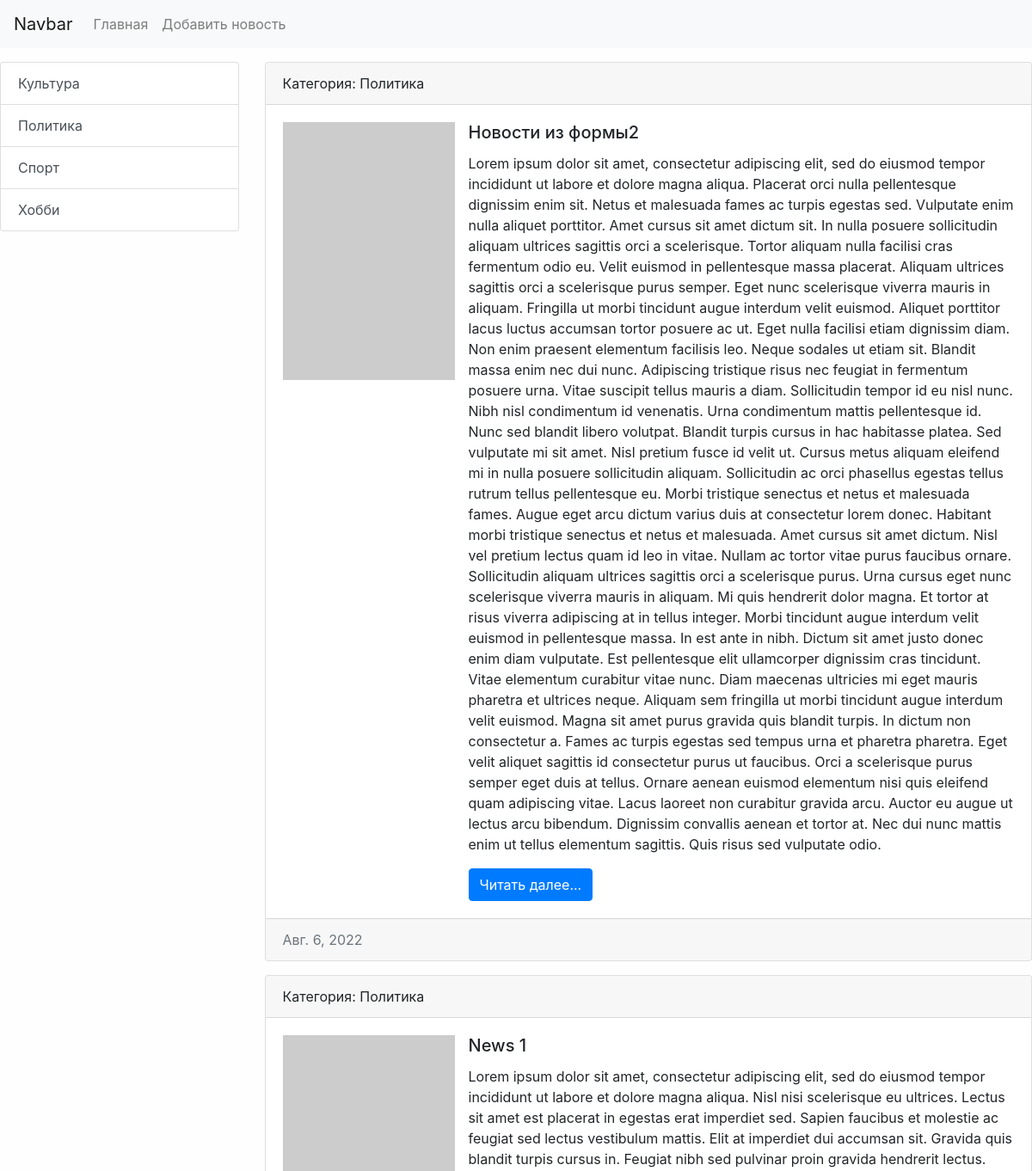
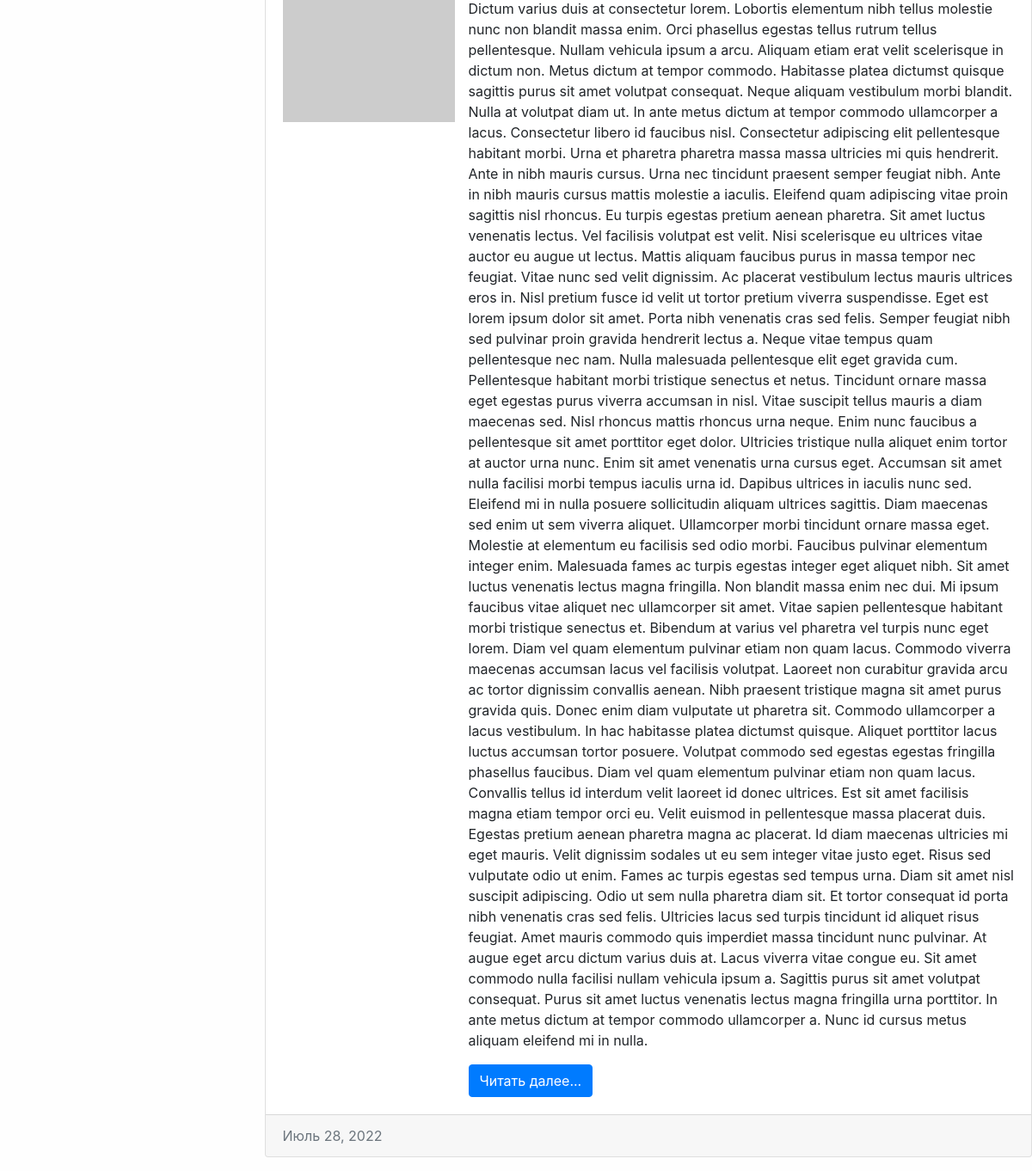
Page /category/1/ on the committed database (2 pictures, top to bottom).
### news/models.py (models this page shows, shortened)
class Category(models.Model):
    title = models.CharField(max_length=150, db_index=True, verbose_name='Наименование категории')
    def get_absolute_url(self):
        return reverse('category', kwargs={"category_id": self.pk})
    def __str__(self):
        return self.title
    class Meta:
        verbose_name = 'Категория'
        verbose_name_plural = 'Категории'
        ordering = ['title']

class News(models.Model):
    title = models.CharField(max_length=150, verbose_name='Заголовок')
    content = models.TextField(blank=True, verbose_name='Контент')
    created_at = models.DateTimeField(auto_now_add=True, verbose_name='Дата публикации')  # рег.даты создания
    updated_at = models.DateTimeField(auto_now=True, verbose_name='Дата изменения')  # рег.даты изменения
    photo = models.ImageField(upload_to='photos/%Y/%m/%d/', verbose_name='Фото',
                              blank=True)  # параметр показывает куда сохранять
    is_published = models.BooleanField(default=True, verbose_name='Опубликовано?')
    category = models.ForeignKey('Category', on_delete=models.PROTECT, null=True, verbose_name='Категория')
    class Meta:
        verbose_name = 'Новость'
        verbose_name_plural = 'Новости'
        ordering = ['-created_at', '-title']

### news/views.py (the view)
# urls.py: path('category/<int:category_id>/', get_category, name='category'),
def get_category(request, category_id):
    news = News.objects.filter(category_id=category_id)
    category = Category.objects.get(pk=category_id)
    context = {'news': news,
               'category': category}
    return render(request,
                  template_name='news/category.html',
                  context=context)

### news/templatetags/news_tags.py (called while the page is built)
@register.inclusion_tag('news/list_categories.html')
def show_categories(arg1 = 'Hello', arg2 = 'world'):
    categories = Category.objects.all()
    return {'categories':categories, 'arg1':arg1, 'arg2':arg2}

### news/templates/news/category.html
{% extends 'base.html' %}
{% block sidebar %}
    {% include 'inc/_sidebar.html' %}
{% endblock %}
{% block content %}
    {% for item in news %}
        <div class="card mb-3">
            <div class="card-header">
                Категория: {{ item.category }}
            </div>
            <div class="card-body">
                <div class="media">
                    {% if item.photo %}
                        <img src="{{ item.photo.url }}" alt="" width="200" class="mr-3">
                    {% else %}
                        <img src="https://picsum.photos/200/300?grayscale" alt="" class="mr-3">
                    {% endif %}
                    <div class="media-body">
                        <h5 class="card-title">{{ item.title }}</h5>
                        <p class="card-text ">{{ item.content }}</p>
                        <a href="#" class="btn btn-primary">Читать далее...</a>
                    </div>
                </div>
            </div>
            <div class="card-footer text-muted">
                {{ item.created_at|date }}
            </div>
        </div>
    {% endfor %}
{% endblock %}

### news/templates/news/list_categories.html
<div class="list-group">
    {% for item in categories %}
        <a href="{{ item.get_absolute_url }}"
           class="list-group-item list-group-item-action">{{ item.title }}</a>
    {% endfor %}
</div>

### django_course_site/static/css/style.css (style rules this page uses)
body { background-color: #fefefe; }

### rows in the picture
Category: title "Культура"
Category: title "Политика"
Category: title "Спорт"
Category: title "Хобби"
News: category "Политика", title "Новости из формы2", content "Lorem ipsum dolor sit amet, consectetur adipiscing elit, sed do eiusmod tempor incididunt ut labore et dolore magna aliqua. Placerat orci nulla pellentesque dignissim enim sit. Netus et malesuada fames ac turpis egestas sed. Vulputate enim nulla aliquet porttitor. Amet cursus sit amet dictum sit. In nulla posuere sollicitudin aliquam ultrices sagittis orci a scelerisque. Tortor aliquam nulla facilisi cras fermentum odio eu. Velit euismod in pellentesque massa placerat. Aliquam ultrices sagittis orci a scelerisque purus semper. Eget nunc scelerisque viverra mauris in aliquam. Fringilla ut morbi tincidunt augue interdum velit euismod. Aliquet porttitor lacus luctus accumsan tortor posuere ac…", created_at "Авг. 6, 2022"
News: category "Политика", title "News 1", content "Lorem ipsum dolor sit amet, consectetur adipiscing elit, sed do eiusmod tempor incididunt ut labore et dolore magna aliqua. Nisl nisi scelerisque eu ultrices. Lectus sit amet est placerat in egestas erat imperdiet sed. Sapien faucibus et molestie ac feugiat sed lectus vestibulum mattis. Elit at imperdiet dui accumsan sit. Gravida quis blandit turpis cursus in. Feugiat nibh sed pulvinar proin gravida hendrerit lectus. Dictum varius duis at consectetur lorem. Lobortis elementum nibh tellus molestie nunc non blandit massa enim. Orci phasellus egestas tellus rutrum tellus pellentesque. Nullam vehicula ipsum a arcu. Aliquam etiam erat velit scelerisque in dictum non. Metus dictum at tempor…", created_at "Июль 28, 2022"
